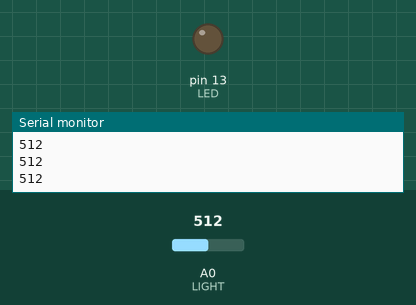
This sketch was run on a simulated Arduino Uno, built with avr-gcc and run on an emulated ATmega328P. On the bench: output pins drawn as LEDs (lit = HIGH), the last lines printed to the serial monitor. The inputs (shaded band) are chosen by the test bench; at power-on: A0 (LIGHT) = 512.

Above: at 1.2 s.
1.3 s: A0 (LIGHT) set to 690
2.8 s: A0 (LIGHT) set to 713
At 3.8 s:
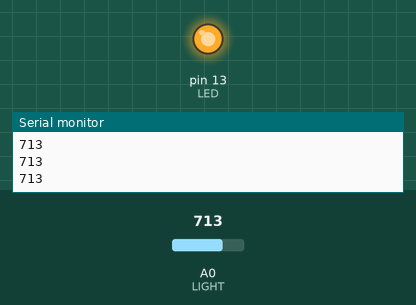
4.3 s: A0 (LIGHT) set to 511
At 5.1 s:
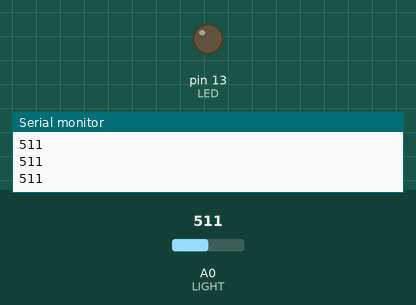
5.8 s: A0 (LIGHT) set to 710
At 6.4 s:
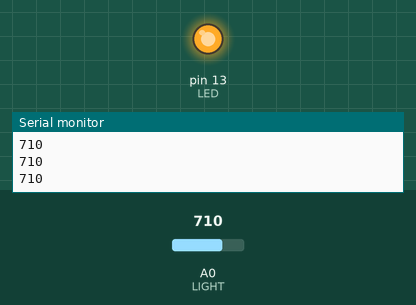
Timing chart, 0 to 8.3 s (numbered marks = the images above; inputs shaded):
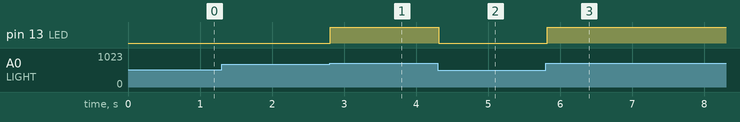

Measured:
- the behaviour switches between 699 and 700 on A0 (LIGHT) (found by bisection; images 0 and 1)
- after the input at 2.8 s, pin 13 (LED): LOW → HIGH at once
- after the input at 4.3 s, pin 13 (LED): HIGH → LOW at once
- after the input at 5.8 s, pin 13 (LED): LOW → HIGH at once

The sketch:

CamBienAnhSang.ino
```cpp
//Cam bien AS:
//A0 -> A0
//VCC -> 5V
//GND -> GND
int LED =13;
int LIGHT = 0;
int val = 0;
void setup() {
  pinMode(LED, OUTPUT);
  Serial.begin(9600);
}
void loop() {
  //Cang toi thi gia tri cang cao 
  val = analogRead(LIGHT);
  Serial.println(val);
  if(val < 700)
    digitalWrite(LED ,LOW );
  else
    digitalWrite(LED, HIGH);
  delay(100);
}
```
